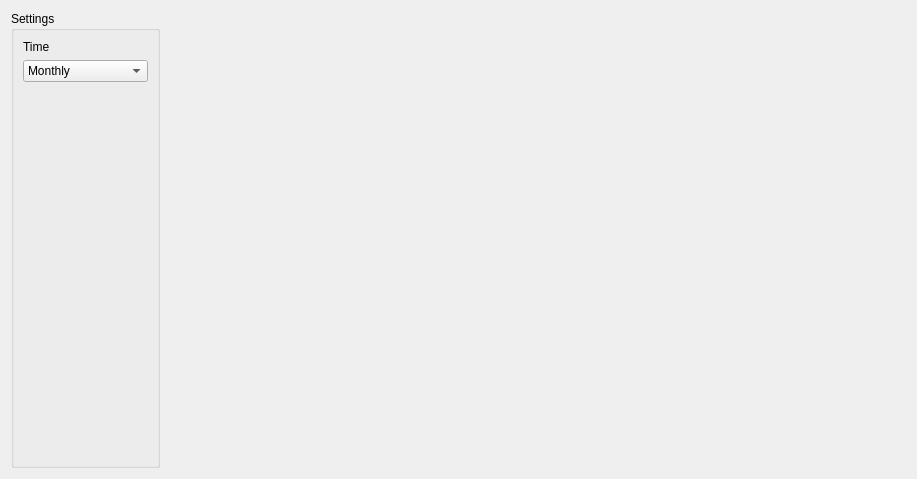
<?xml version="1.0" encoding="UTF-8"?>
<ui version="4.0">
 <class>Periods</class>
 <widget class="QWidget" name="Periods">
  <property name="geometry">
   <rect>
    <x>0</x>
    <y>0</y>
    <width>917</width>
    <height>479</height>
   </rect>
  </property>
  <property name="windowTitle">
   <string>Form</string>
  </property>
  <layout class="QVBoxLayout" name="verticalLayout" stretch="1">
   <item>
    <layout class="QHBoxLayout" name="qhl_periods" stretch="1,5">
     <item>
      <widget class="QGroupBox" name="qgb_settings_periods">
       <property name="title">
        <string>Settings</string>
       </property>
       <layout class="QVBoxLayout" name="verticalLayout_3">
        <item>
         <widget class="QLabel" name="label">
          <property name="text">
           <string>Time</string>
          </property>
         </widget>
        </item>
        <item>
         <widget class="QComboBox" name="qcb_periods_time">
          <property name="currentIndex">
           <number>1</number>
          </property>
          <item>
           <property name="text">
            <string>Weekly</string>
           </property>
          </item>
          <item>
           <property name="text">
            <string>Monthly</string>
           </property>
          </item>
          <item>
           <property name="text">
            <string>Yearly</string>
           </property>
          </item>
         </widget>
        </item>
        <item>
         <spacer name="verticalSpacer_3">
          <property name="orientation">
           <enum>Qt::Orientation::Vertical</enum>
          </property>
          <property name="sizeHint" stdset="0">
           <size>
            <width>20</width>
            <height>29</height>
           </size>
          </property>
         </spacer>
        </item>
       </layout>
      </widget>
     </item>
     <item>
      <layout class="QVBoxLayout" name="qvl_periods"/>
     </item>
    </layout>
   </item>
  </layout>
 </widget>
 <resources/>
 <connections/>
</ui>
